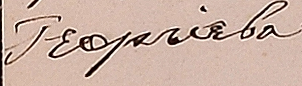
#> input picture example_hash/Georgieva.png, 302 x 86 px
$ jupyter execute --allow-errors 'Matсhing_hash_hand.ipynb'   (shell and % lines are left out)   (older library calls are emulated)
#> lines starting #> are read from the running program, lines starting #| are printed output that depends on the picture; after the words box and inside, x2 and y2 are one past the last pixel; in counts of white or black regions, pixels touching at a corner belong together
### example_hash/imagehash.py
"""
Image hashing library
======================

Example:

>>> from PIL import Image
>>> import imagehash
>>> hash = imagehash.average_hash(Image.open('test.png'))
>>> print(hash)
d879f8f89b1bbf
>>> otherhash = imagehash.average_hash(Image.open('other.bmp'))
>>> print(otherhash)
ffff3720200ffff
>>> print(hash == otherhash)
False
>>> print(hash - otherhash)
36
>>> for r in range(1, 30, 5):
...     rothash = imagehash.average_hash(Image.open('test.png').rotate(r))
...     print('Rotation by %d: %d Hamming difference' % (r, hash - rothash))
...
Rotation by 1: 2 Hamming difference
Rotation by 6: 11 Hamming difference
Rotation by 11: 13 Hamming difference
Rotation by 16: 17 Hamming difference
Rotation by 21: 19 Hamming difference
Rotation by 26: 21 Hamming difference
>>>
"""

from __future__ import (absolute_import, division, print_function)

from PIL import Image, ImageFilter
import numpy
#import scipy.fftpack
#import pywt
__version__ = "4.2.1"

"""
You may copy this file, if you keep the copyright information below:


Copyright (c) 2013-2020, Johannes Buchner
https://github.com/JohannesBuchner/imagehash

All rights reserved.

Redistribution and use in source and binary forms, with or without
modification, are permitted provided that the following conditions are
met:

Redistributions of source code must retain the above copyright
notice, this list of conditions and the following disclaimer.

Redistributions in binary form must reproduce the above copyright
notice, this list of conditions and the following disclaimer in the
documentation and/or other materials provided with the distribution.

THIS SOFTWARE IS PROVIDED BY THE COPYRIGHT HOLDERS AND CONTRIBUTORS "AS
IS" AND ANY EXPRESS OR IMPLIED WARRANTIES, INCLUDING, BUT NOT LIMITED
TO, THE IMPLIED WARRANTIES OF MERCHANTABILITY AND FITNESS FOR A
PARTICULAR PURPOSE ARE DISCLAIMED. IN NO EVENT SHALL THE COPYRIGHT
HOLDER OR CONTRIBUTORS BE LIABLE FOR ANY DIRECT, INDIRECT, INCIDENTAL,
SPECIAL, EXEMPLARY, OR CONSEQUENTIAL DAMAGES (INCLUDING, BUT NOT
LIMITED TO, PROCUREMENT OF SUBSTITUTE GOODS OR SERVICES; LOSS OF USE,
DATA, OR PROFITS; OR BUSINESS INTERRUPTION) HOWEVER CAUSED AND ON ANY
THEORY OF LIABILITY, WHETHER IN CONTRACT, STRICT LIABILITY, OR TORT
(INCLUDING NEGLIGENCE OR OTHERWISE) ARISING IN ANY WAY OUT OF THE USE
OF THIS SOFTWARE, EVEN IF ADVISED OF THE POSSIBILITY OF SUCH DAMAGE.

"""


# [7 lines left out: function _binary_array_to_hex, not called in this run]


class ImageHash(object):
	"""
	Hash encapsulation. Can be used for dictionary keys and comparisons.
	"""
	def __init__(self, binary_array):
		self.hash = binary_array

	def __str__(self):
		return _binary_array_to_hex(self.hash.flatten())

	def __repr__(self):
		return repr(self.hash)

	def __sub__(self, other):
		if other is None:
			raise TypeError('Other hash must not be None.')
		if self.hash.size != other.hash.size:
			raise TypeError('ImageHashes must be of the same shape.', self.hash.shape, other.hash.shape)
		return numpy.count_nonzero(self.hash.flatten() != other.hash.flatten())

	# [9 lines left out: functions __eq__, __ne__, not called in this run]

	def __hash__(self):
		# this returns a 8 bit integer, intentionally shortening the information
		return sum([2**(i % 8) for i, v in enumerate(self.hash.flatten()) if v])

	def __len__(self):
		# Returns the bit length of the hash
		return self.hash.size


# [45 lines left out: functions hex_to_hash, hex_to_flathash, old_hex_to_hash, not called in this run]


def average_hash(image, hash_size=8, mean=numpy.mean):
	"""
	Average Hash computation

	Implementation follows http://www.hackerfactor.com/blog/index.php?/archives/432-Looks-Like-It.html

	Step by step explanation: https://web.archive.org/web/20171112054354/https://www.safaribooksonline.com/blog/2013/11/26/image-hashing-with-python/

	@image must be a PIL instance.
	@mean how to determine the average luminescence. can try numpy.median instead.
	"""
	if hash_size < 2:
		raise ValueError("Hash size must be greater than or equal to 2")

	# reduce size and complexity, then covert to grayscale
	image = image.convert("L").resize((hash_size, hash_size), Image.ANTIALIAS)

	# find average pixel value; 'pixels' is an array of the pixel values, ranging from 0 (black) to 255 (white)
	pixels = numpy.asarray(image)
	avg = mean(pixels)

	# create string of bits
	diff = pixels > avg
	# make a hash
	return ImageHash(diff)


# [181 lines left out: functions phash, phash_simple, dhash, dhash_vertical, whash, colorhash, not called in this run]


class ImageMultiHash(object):
	"""
	This is an image hash containing a list of individual hashes for segments of the image.
	The matching logic is implemented as described in Efficient Cropping-Resistant Robust Image Hashing
	"""
	def __init__(self, hashes):
		self.segment_hashes = hashes

	# [4 lines left out: function __eq__, not called in this run]

	def __ne__(self, other):
		return not self.matches(other)

	# [9 lines left out: function __sub__, not called in this run]

	def __hash__(self):
		return hash(tuple(hash(segment) for segment in self.segment_hashes))

	def __str__(self):
		return ",".join(str(x) for x in self.segment_hashes)

	def __repr__(self):
		return repr(self.segment_hashes)

	# [212 lines left out: functions hash_diff, matches, best_match, _find_region, _find_all_segments, crop_resistant_hash, not called in this run]

### example_hash/Matсhing_hash_hand.ipynb
### Адаптация поиска по хэш-функциям для рукописных текстов

[cell 1]
import cv2
import numpy as np
import pandas as pd
from matplotlib import pyplot as plt
import time
import os
from PIL import Image
import imagehash
pd.set_option('display.float_format', '{:.2f}'.format)

[cell 2]
def load_image(path, scale=100):
    image = cv2.imread(path)
    image = cv2.cvtColor(image, cv2.COLOR_BGR2RGB)
    width  = int(image.shape[1] * scale/100)
    height = int(image.shape[0] * scale/100)
    image = cv2.resize(image, (width, height), interpolation = cv2.INTER_AREA)
    return image

[cell 3]
def preprocess_image(image):
    tmp = cv2.cvtColor(image, cv2.COLOR_RGB2GRAY)
    clahe = cv2.createCLAHE(clipLimit=2.0, tileGridSize=(8,8))
    tmp = clahe.apply(tmp)
    tmp = cv2.GaussianBlur(tmp,(7,7),0)
    return tmp

[cell 4]
def detect_similar_hash(src, templates, metric="EUCL", hash_size=16, dist=90):
    if metric == 'EUCL' :
        M = 0.0
    elif metric == 'GEOM':
        M = 1.0
    elif metric == 'MIN':
        M = float("inf")

    src = preprocess_image(src)
    src = Image.fromarray(src)
    # average_hash, phash, dhash, dhash_vertical, whash
    hash_src = imagehash.average_hash(src.rotate(0), hash_size)

    for template in templates:
        template = preprocess_image(template)
        template = Image.fromarray(template)
        # average_hash, phash, dhash, dhash_vertical, whash
        hash_template = imagehash.average_hash(template.rotate(0), hash_size)
        diff = hash_src - hash_template
        if metric == 'EUCL':
            M += diff**2
        elif metric == 'GEOM':
            M *= diff
        elif metric == 'MIN' :
            if diff < M : M = diff
    if metric == 'EUCL':
        M = M**0.5
    elif metric == 'GEOM':
        M = M**(1.0/5)
    if M > dist : M = float("inf")
    return M

[cell 5]
def find_person(src_path, templates_paths, metric, hash_size, dist):
    df = pd.DataFrame()
    src = load_image(src_path)
#> in load_image, image is the input picture: shape (86, 302, 3); mean B, G, R 163.4, 175.7, 201
    for key in templates_paths:
        templates = []
        for root, _ , files in os.walk(templates_paths[key]):
            for filename in files:
                tmp = load_image(root+"\\"+filename)
#> call 2 of load_image, with scale = 100
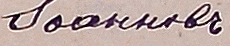
#> input picture example_hash/templates/Ioannov/1625725609031.png, 230 x 46 px, found by its file name
#> in load_image, image is the input picture: shape (46, 230, 3); mean B, G, R 162.6, 166.2, 185.5
                templates.append(tmp)
        M = detect_similar_hash(src, templates, metric, hash_size, dist)
#> in preprocess_image, `tmp = cv2.cvtColor(image, cv2.COLOR_RGB2GRAY)`:
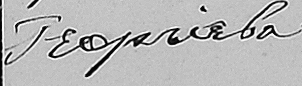
#> tmp: shape (86, 302); min 1, max 254, mean 181.9
#> in preprocess_image, `tmp = clahe.apply(tmp)`:
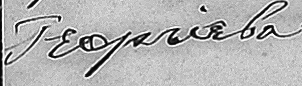
#> tmp: shape (86, 302); min 2, max 255, mean 178.3
#> in preprocess_image, `tmp = cv2.GaussianBlur(tmp,(7,7),0)`:
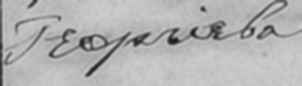
#> tmp: shape (86, 302); min 26, max 212, mean 178.4
#> in average_hash, `image = image.convert("L").resize((hash_size, hash_size), Image.ANTIAL..`:
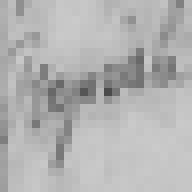
#> image: PIL image 24x24 L (shown 8 times larger); min 75, max 202, mean 178.6
#> in average_hash, `avg = mean(pixels)`: avg = 178.6
#> in average_hash, `diff = pixels > avg`:
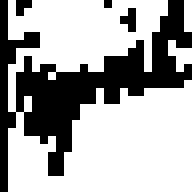
#> diff: shape (24, 24) bool (shown 8 times larger); 66.7% white; 4 black regions (3 under 20 px), largest, box (x1, y1, x2, y2) and area: (0, 0, 24, 24) 184
#> the loop in detect_similar_hash, `for template in templates:` made 1 pass
#> (avg in average_hash, diff, M) on pass 1: (196.3, 169, 169)
#> pass 1, in preprocess_image (call 2), `tmp = clahe.apply(tmp)`:
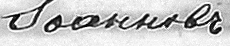
#> tmp: shape (46, 230); min 3, max 255, mean 196.3
#> pass 1, in preprocess_image (call 2), `tmp = cv2.GaussianBlur(tmp,(7,7),0)`:
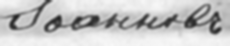
#> tmp: shape (46, 230); min 35, max 248, mean 196.3
#> pass 1, in average_hash (call 2), `image = image.convert("L").resize((hash_size, hash_size), Image.ANTIAL..`:
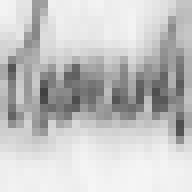
#> image: PIL image 24x24 L (shown 8 times larger); min 65, max 246, mean 196.3
#> after the loop in detect_similar_hash, `for template in templates:`: M = 169
#> M = 169
        dct = dict(name=key, metric=M)
#> dct = {'name': 'Ioannov', 'metric': 169}
        df = df.append(dct,ignore_index=True)
    return df

[cell 6]
templates_paths = dict()

templates_paths["Ioannov"]   = "templates\\Ioannov"
templates_paths["Andreeva"]  = "templates\\Andreeva"
templates_paths["Georgieva"] = "templates\\Georgieva"
templates_paths["Ivanova"]   = "templates\\Ivanova"
templates_paths["Nikitina"]  = "templates\\Nikitina"
#src_path = ["Andreeva.png", "Georgieva.png", "Ioannov.png", "Ivanova.png", "Nikitina.png"]

hash_size = 24
dist = 500

start_time = time.time()

#> (the rest of this cell did not finish here and is left out)
